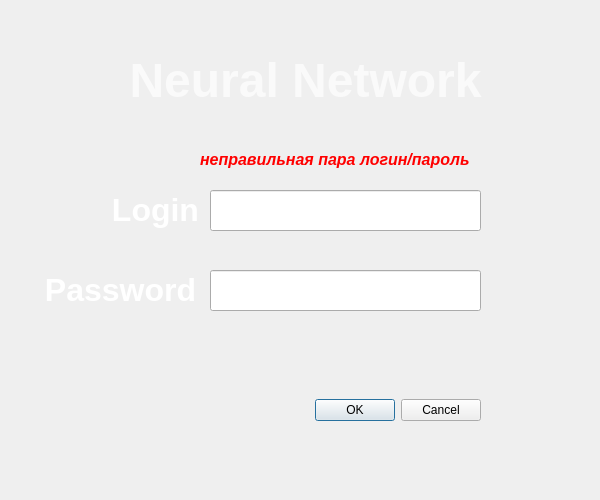
<?xml version="1.0" encoding="UTF-8"?>
<ui version="4.0">
 <class>auth</class>
 <widget class="QDialog" name="auth">
  <property name="geometry">
   <rect>
    <x>0</x>
    <y>0</y>
    <width>600</width>
    <height>500</height>
   </rect>
  </property>
  <property name="windowTitle">
   <string>Dialog</string>
  </property>
  <widget class="QDialogButtonBox" name="buttonBox">
   <property name="enabled">
    <bool>true</bool>
   </property>
   <property name="geometry">
    <rect>
     <x>140</x>
     <y>390</y>
     <width>341</width>
     <height>41</height>
    </rect>
   </property>
   <property name="font">
    <font>
     <family>MS Shell Dlg 2</family>
     <pointsize>14</pointsize>
     <weight>9</weight>
     <italic>false</italic>
     <bold>false</bold>
    </font>
   </property>
   <property name="cursor">
    <cursorShape>ArrowCursor</cursorShape>
   </property>
   <property name="styleSheet">
    <string notr="true">color: rgb(0, 0, 0);
font: 75 14pt &quot;MS Shell Dlg 2&quot;;</string>
   </property>
   <property name="orientation">
    <enum>Qt::Horizontal</enum>
   </property>
   <property name="standardButtons">
    <set>QDialogButtonBox::Cancel|QDialogButtonBox::Ok</set>
   </property>
   <property name="centerButtons">
    <bool>false</bool>
   </property>
  </widget>
  <widget class="QLineEdit" name="lineEdit_login">
   <property name="geometry">
    <rect>
     <x>210</x>
     <y>190</y>
     <width>271</width>
     <height>41</height>
    </rect>
   </property>
   <property name="font">
    <font>
     <pointsize>18</pointsize>
    </font>
   </property>
  </widget>
  <widget class="QLineEdit" name="lineEdit_password">
   <property name="geometry">
    <rect>
     <x>210</x>
     <y>270</y>
     <width>271</width>
     <height>41</height>
    </rect>
   </property>
   <property name="font">
    <font>
     <pointsize>18</pointsize>
    </font>
   </property>
   <property name="inputMethodHints">
    <set>Qt::ImhNone</set>
   </property>
   <property name="inputMask">
    <string/>
   </property>
   <property name="text">
    <string/>
   </property>
  </widget>
  <widget class="QLabel" name="title_Log">
   <property name="geometry">
    <rect>
     <x>110</x>
     <y>190</y>
     <width>91</width>
     <height>41</height>
    </rect>
   </property>
   <property name="font">
    <font>
     <pointsize>24</pointsize>
    </font>
   </property>
   <property name="text">
    <string>&lt;html&gt;&lt;head/&gt;&lt;body&gt;&lt;p align=&quot;center&quot;&gt;&lt;span style=&quot; font-size:24pt; font-weight:600; color:#ffffff;&quot;&gt;Login&lt;/span&gt;&lt;/p&gt;&lt;/body&gt;&lt;/html&gt;</string>
   </property>
  </widget>
  <widget class="QLabel" name="label_2">
   <property name="geometry">
    <rect>
     <x>200</x>
     <y>150</y>
     <width>291</width>
     <height>20</height>
    </rect>
   </property>
   <property name="text">
    <string>&lt;html&gt;&lt;head/&gt;&lt;body&gt;&lt;p&gt;&lt;span style=&quot; font-size:12pt; font-weight:600; font-style:italic; color:#ff0000;&quot;&gt;неправильная пара логин/пароль&lt;/span&gt;&lt;/p&gt;&lt;/body&gt;&lt;/html&gt;</string>
   </property>
  </widget>
  <widget class="QLabel" name="background">
   <property name="geometry">
    <rect>
     <x>-70</x>
     <y>-110</y>
     <width>731</width>
     <height>641</height>
    </rect>
   </property>
   <property name="text">
    <string>&lt;html&gt;&lt;head/&gt;&lt;body&gt;&lt;p&gt;&lt;img src=&quot;:/picture/img/640.jpg&quot;/&gt;&lt;/p&gt;&lt;/body&gt;&lt;/html&gt;</string>
   </property>
  </widget>
  <widget class="QLabel" name="title_NN">
   <property name="geometry">
    <rect>
     <x>40</x>
     <y>20</y>
     <width>531</width>
     <height>121</height>
    </rect>
   </property>
   <property name="text">
    <string>&lt;html&gt;&lt;head/&gt;&lt;body&gt;&lt;p align=&quot;center&quot;&gt;&lt;span style=&quot; font-size:36pt; font-weight:600; color:#fafafa;&quot;&gt;Neural Network&lt;/span&gt;&lt;/p&gt;&lt;/body&gt;&lt;/html&gt;</string>
   </property>
  </widget>
  <widget class="QLabel" name="title_Pas">
   <property name="geometry">
    <rect>
     <x>40</x>
     <y>270</y>
     <width>161</width>
     <height>41</height>
    </rect>
   </property>
   <property name="text">
    <string>&lt;html&gt;&lt;head/&gt;&lt;body&gt;&lt;p align=&quot;center&quot;&gt;&lt;span style=&quot; font-size:24pt; font-weight:600; color:#ffffff;&quot;&gt;Password&lt;/span&gt;&lt;/p&gt;&lt;/body&gt;&lt;/html&gt;</string>
   </property>
  </widget>
  <zorder>background</zorder>
  <zorder>buttonBox</zorder>
  <zorder>lineEdit_login</zorder>
  <zorder>lineEdit_password</zorder>
  <zorder>title_Log</zorder>
  <zorder>label_2</zorder>
  <zorder>title_NN</zorder>
  <zorder>title_Pas</zorder>
 </widget>
 <resources/>
 <connections>
  <connection>
   <sender>buttonBox</sender>
   <signal>accepted()</signal>
   <receiver>auth</receiver>
   <slot>accept()</slot>
   <hints>
    <hint type="sourcelabel">
     <x>248</x>
     <y>254</y>
    </hint>
    <hint type="destinationlabel">
     <x>157</x>
     <y>274</y>
    </hint>
   </hints>
  </connection>
  <connection>
   <sender>buttonBox</sender>
   <signal>rejected()</signal>
   <receiver>auth</receiver>
   <slot>reject()</slot>
   <hints>
    <hint type="sourcelabel">
     <x>316</x>
     <y>260</y>
    </hint>
    <hint type="destinationlabel">
     <x>286</x>
     <y>274</y>
    </hint>
   </hints>
  </connection>
 </connections>
</ui>
